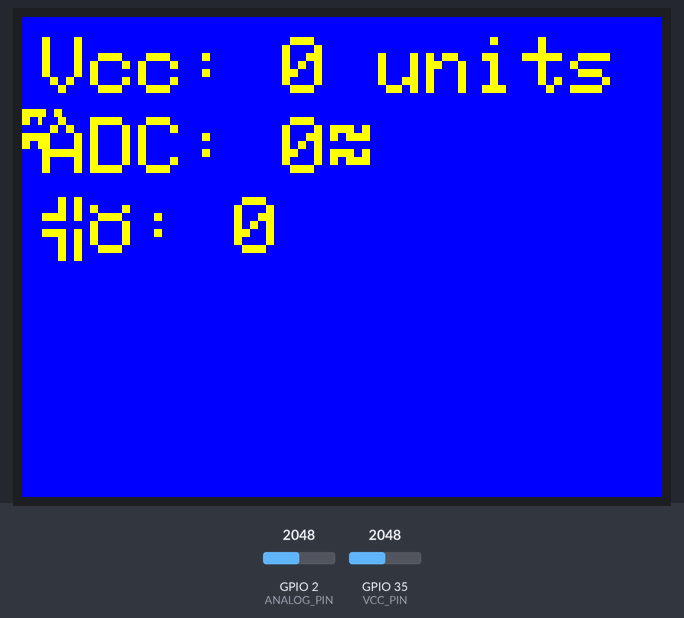
A sketch run on a simulated ESP32. Parts: 320×240 colour display. Inputs (shaded band) come from the test bench; at power-on: GPIO 2 (ANALOG_PIN) = 2048, GPIO 35 (VCC_PIN) = 2048. What the sketch prints to the serial monitor is not drawn.

Above: at 6.4 s.
6.5 s: GPIO 2 (ANALOG_PIN) set to 1960
At 8.1 s:
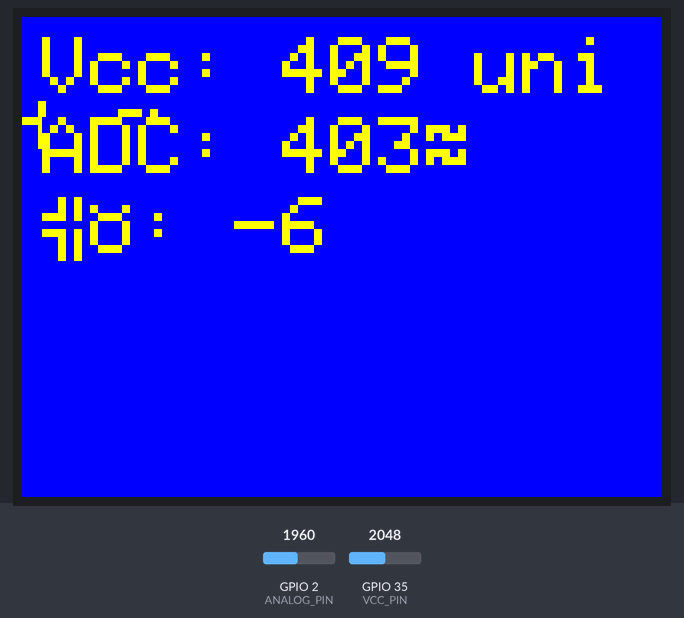
9.5 s: GPIO 35 (VCC_PIN) set to 1960
At 12.2 s:
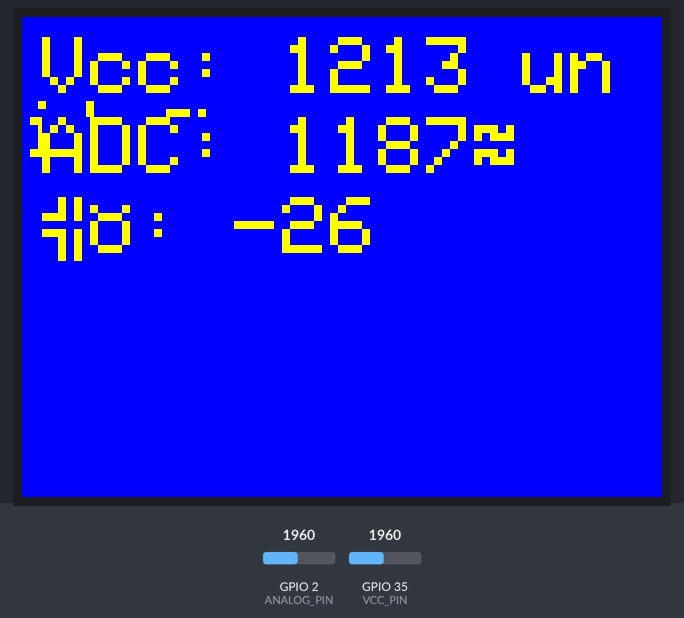
12.5 s: GPIO 2 (ANALOG_PIN) set to 2040
At 14.0 s:
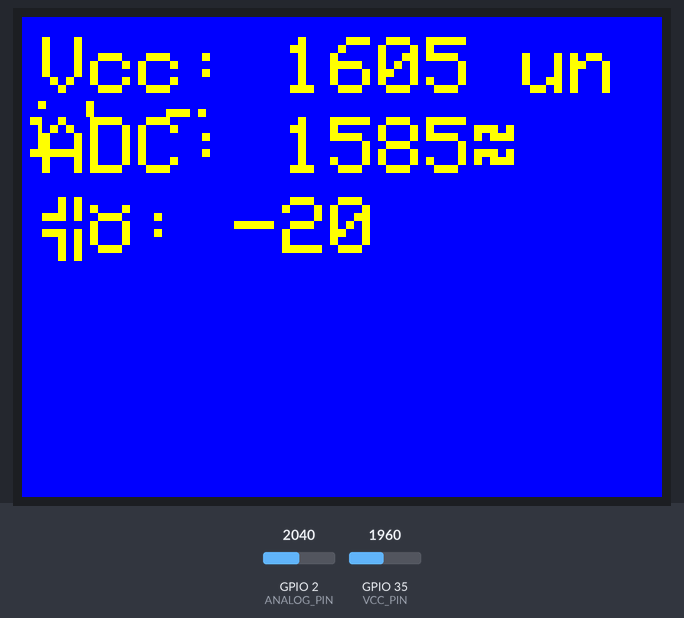
15.5 s: GPIO 35 (VCC_PIN) set to 2040
At 18.1 s:
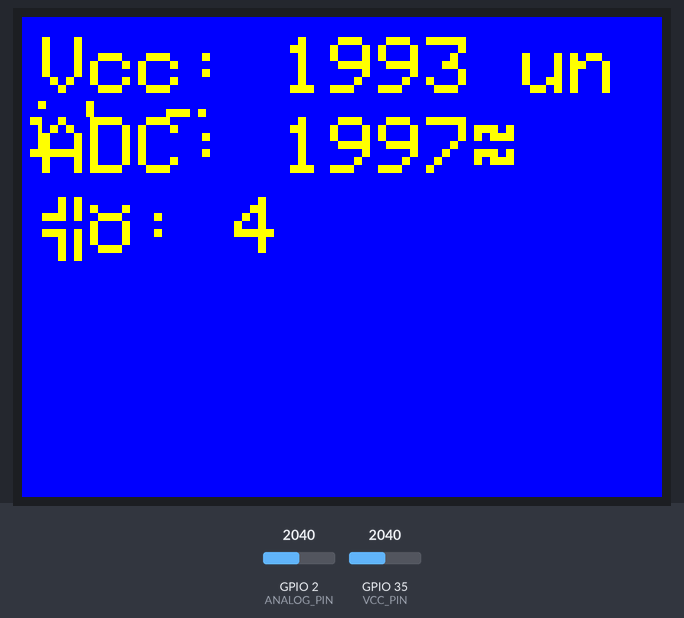
18.5 s: GPIO 2 (ANALOG_PIN) set to 2047
At 19.7 s:
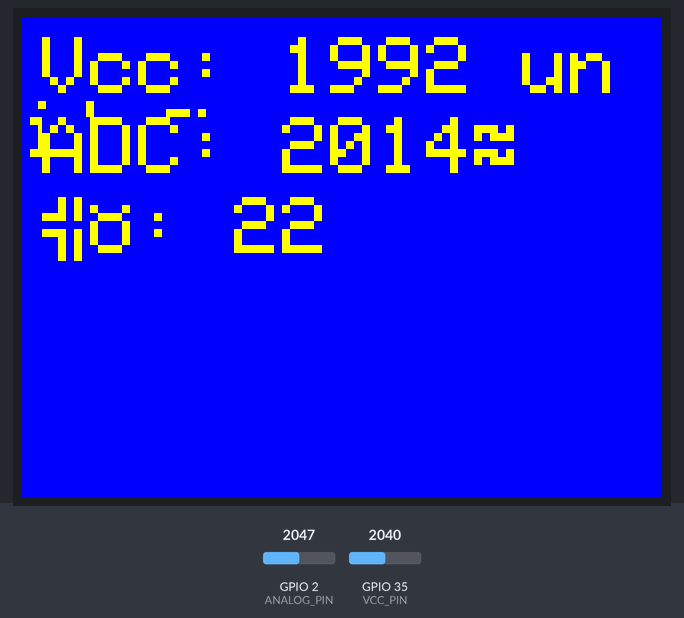
21.5 s: GPIO 35 (VCC_PIN) set to 2047
At 23.9 s:
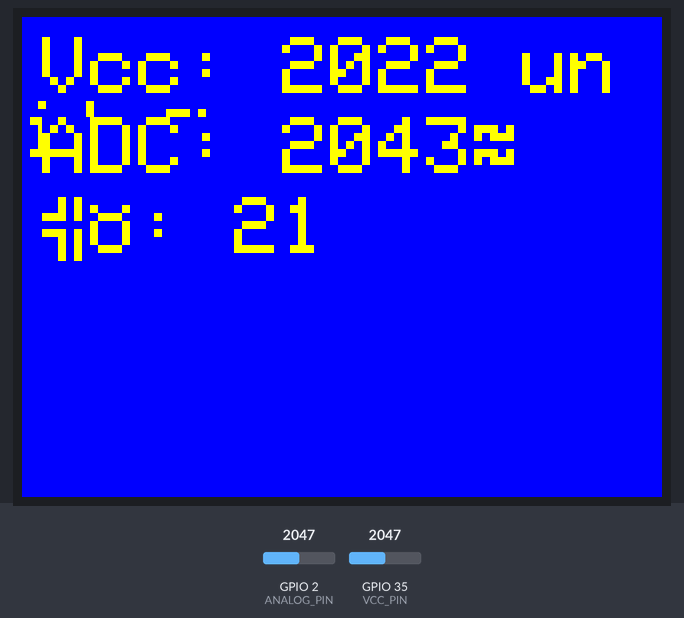
Timing chart, 0 to 25.4 s (numbered marks = the images above; inputs shaded):
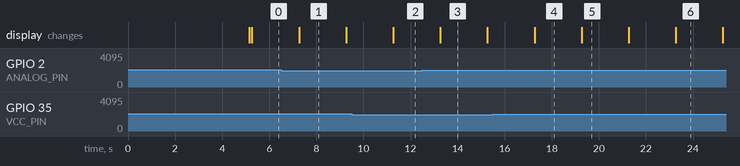

The sketch:

Presure_sensor_graduation_display_03_Vcc.ino
```cpp
#include <Arduino.h>
#include <TFT_eSPI.h>

// Добавен аналогов пин за измерване на захранващо напрежение.
// Визуализиране показания на АЦП за захранващо напрежение.
// Формиране на трети ред на екрана, показващ разликата между двете стойности: 'Δ: <ADC> - <Vcc>'.
// Захранването на сензора и ОУ е пренвърлено на 3.3В.

#define ANALOG_PIN 2  // Използваме GPIO2 за аналогов вход
#define VCC_PIN 35    // Използваме GPIO35 за измерване на Vcc чрез делител на напрежение

const int numMeasurements = 10;  // Брой измервания за осредняване
const int numAverages = 10;  // Брой усреднени стойности за допълнително осредняване

int adcReadings[numMeasurements];  // Масив за съхранение на измерванията
int adcAverages[numAverages];  // Масив за съхранение на усреднените стойности
int vccReadings[numMeasurements];  // Масив за съхранение на измерванията на Vcc
int vccAverages[numAverages];  // Масив за съхранение на усреднените стойности на Vcc

int adcIndex = 0;  // Индекс за текущото измерване
int avgIndex = 0;  // Индекс за текущата усреднена стойност

unsigned long lastMeasurementTime = 0;
unsigned long lastPrintTime = 0;

TFT_eSPI tft = TFT_eSPI();  // Създаване на обект за TFT дисплея

void setup() {
  Serial.begin(9600);  // Започваме сериен монитор на 9600 бауда
  analogSetAttenuation(ADC_11db); // Настройка на затихването за обхват 0-3.3V

  Serial.println("Инициализация...");
  delay(5000);  // Пауза за уравновесяване на нивото на стенда

  // Инициализация на масивите с нули
  for (int i = 0; i < numMeasurements; i++) {
    adcReadings[i] = 0;
    vccReadings[i] = 0;
  }
  for (int i = 0; i < numAverages; i++) {
    adcAverages[i] = 0;
    vccAverages[i] = 0;
  }

  Serial.println("Инициализация завършена");

  tft.begin();
  tft.setRotation(3);  // Ротация на екрана в позиция 3
  tft.fillScreen(TFT_BLUE);  // Задаваме син фон
  tft.setTextColor(TFT_YELLOW, TFT_BLUE);  // Задаваме жълти букви на син фон
  tft.setTextSize(4);  // Задаваме размера на текста
}

void loop() {
  unsigned long currentTime = millis();

  // Осредняване на 10 измервания през 0,1 секунда
  if (currentTime - lastMeasurementTime >= 100) {
    lastMeasurementTime = currentTime;

    adcReadings[adcIndex] = analogRead(ANALOG_PIN);
    vccReadings[adcIndex] = analogRead(VCC_PIN);
    adcIndex = (adcIndex + 1) % numMeasurements;

    if (adcIndex == 0) {
      // Изчисляване на средната стойност на 10 измервания
      int adcTotal = 0;
      int vccTotal = 0;
      for (int i = 0; i < numMeasurements; i++) {
        adcTotal += adcReadings[i];
        vccTotal += vccReadings[i];
      }
      int adcAverage = adcTotal / numMeasurements;
      int vccAverage = vccTotal / numMeasurements;

      // Съхраняване на усреднената стойност в масива с усреднени стойности
      adcAverages[avgIndex] = adcAverage;
      vccAverages[avgIndex] = vccAverage;
      avgIndex = (avgIndex + 1) % numAverages;
    }
  }

  // Принтиране на осредненото измерване на всеки 2 секунди
  if (currentTime - lastPrintTime >= 2000) {
    lastPrintTime = currentTime;

    // Осредняване на последните 10 усреднени стойности
    int adcAvgTotal = 0;
    int vccAvgTotal = 0;
    for (int i = 0; i < numAverages; i++) {
      adcAvgTotal += adcAverages[i];
      vccAvgTotal += vccAverages[i];
    }
    int finalAdcAverage = adcAvgTotal / numAverages;
    int finalVccAverage = vccAvgTotal / numAverages;
    int delta = finalAdcAverage - finalVccAverage;

    // Принтиране на осредненото измерване
    Serial.print("АЦП усреднено = ");
    Serial.println(finalAdcAverage);

    // Принтиране на захранващото напрежение
    Serial.print("Vcc = ");
    Serial.println(finalVccAverage);

    // Принтиране на разликата
    Serial.print("Δ = ");
    Serial.println(delta);

    // Визуализиране на стойностите на дисплея
    tft.setCursor(10, 10);  // Задаваме курсора горе вляво
    tft.print("Vcc: ");
    tft.fillRect(100, 10, 120, 28, TFT_BLUE);  // Изчистване на предишното показание
    tft.print(finalVccAverage);
    tft.print(" units");
    tft.println((char)247); // Unicode за градуса символ (°)

    tft.setCursor(10, 50);  // Преместване на курсора за следващото показание
    tft.print("ADC: ");
    tft.fillRect(100, 50, 120, 28, TFT_BLUE);  // Изчистване на предишното показание
    tft.print(finalAdcAverage);
    tft.println((char)247); // Unicode за градуса символ (°)

    // Визуализиране на разликата
    tft.setCursor(10, 90);  // Преместване на курсора за показване на разликата
tft.print((char)0xCE);  // Unicode за символа Δ
tft.print((char)0x94);  // Unicode за символа Δ
    tft.print(": ");
    tft.fillRect(100, 90, 120, 28, TFT_BLUE);  // Изчистване на предишното показание
    tft.println(delta);
  }
}

// Пинове за използване:
// J5:
// 02: +5.5V
// 12: IO02 (аналогов вход)
// 22: IO23
// 32: IO35 (аналогов вход за Vcc)
// J6:
// 04: +3.3V
// 14: IO15 (светодиод)
// 24: IO0
// 34: GND
```

Measured:
- after the input at 9.5 s, the display: changes after 1.8 s (image 2)
- after the input at 15.5 s, the display: changes after 1.8 s (image 4)
- what the display in image 1 shows lasts 2.0 s, from 7.3 s to 9.3 s
